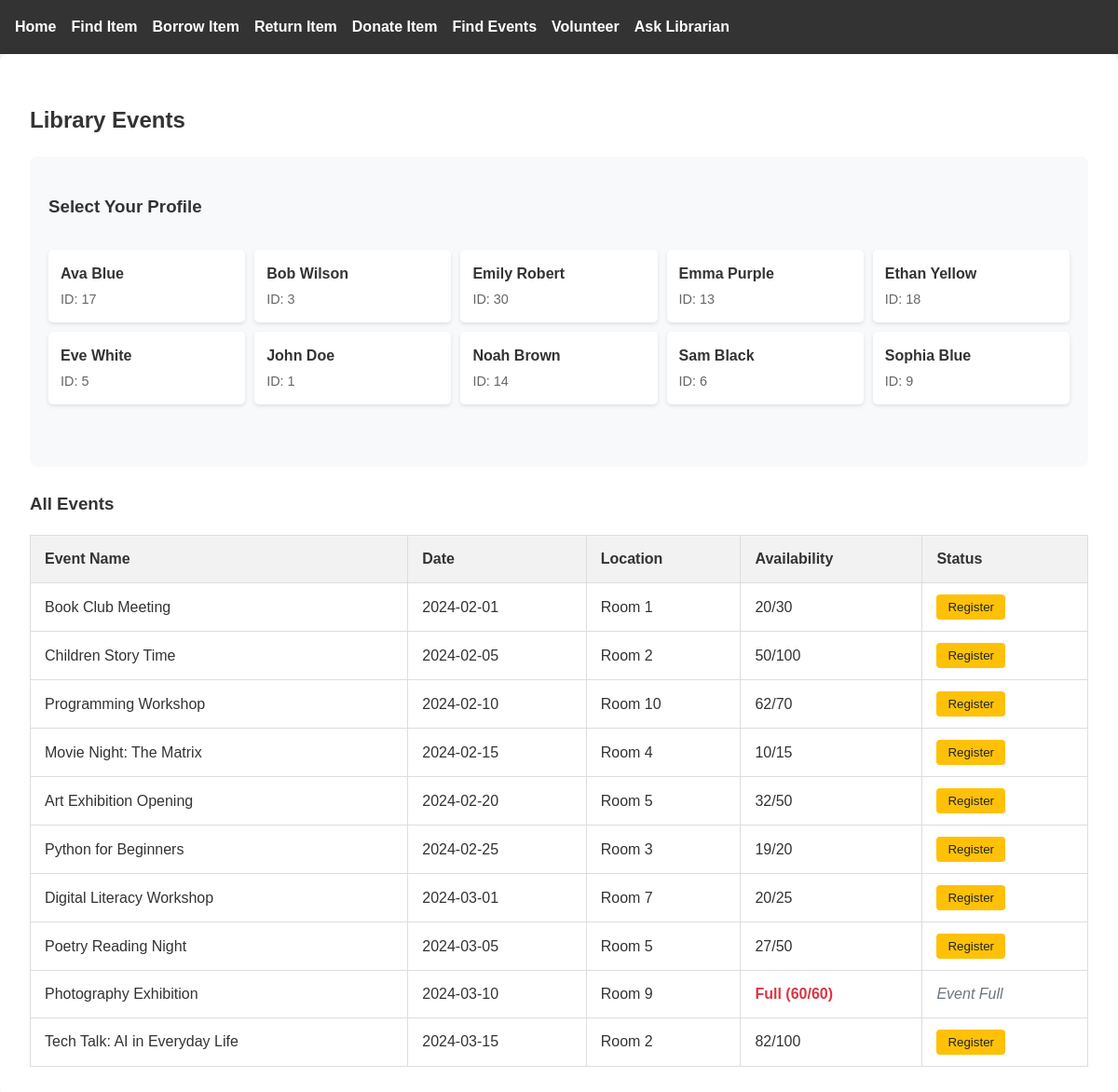
The app's page /find-events, older data.
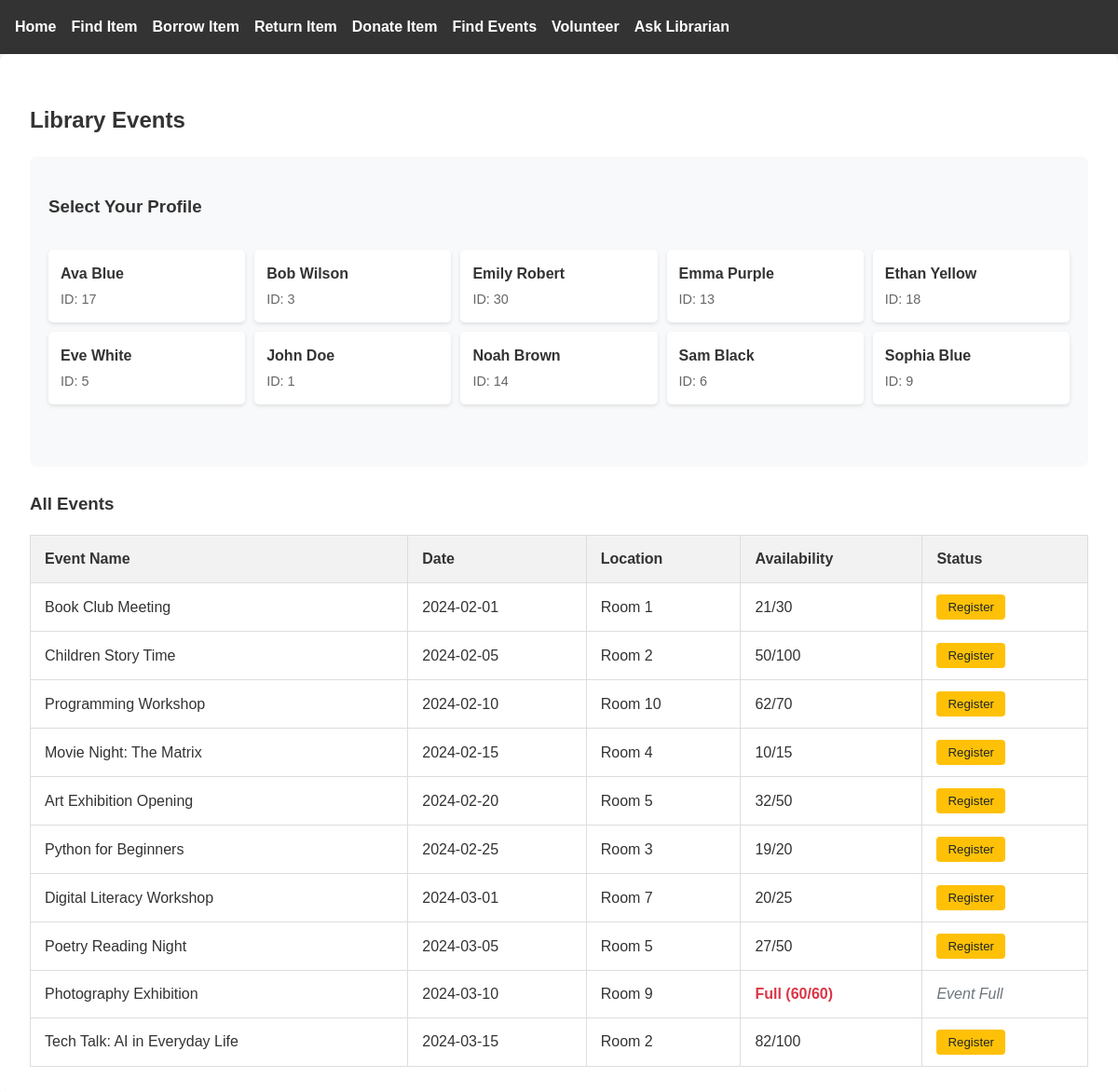
The same page, newer data.
### tables this page shows
CREATE TABLE Person (
            PersonID INTEGER PRIMARY KEY AUTOINCREMENT, 
            Name TEXT NOT NULL, 
            Address TEXT, 
            PhoneNumber TEXT, 
            Email TEXT UNIQUE, 
            Role TEXT NOT NULL 
            CHECK (Role IN ('Member', 'Librarian', 'Volunteer'))
        );

CREATE TABLE Event (
            EventID INTEGER PRIMARY KEY AUTOINCREMENT,
            EventName TEXT NOT NULL,
            EventDate DATE NOT NULL,
            Attendance INTEGER NOT NULL,
            MaxCapacity INTEGER NOT NULL DEFAULT 20,
            RoomID INTEGER,
            FOREIGN KEY (RoomID) REFERENCES LibraryRoom(RoomID)
    );

### app.py (the view, shortened to what this page needs)
@app.route('/find-events', methods=['GET', 'POST'])
def find_events():
    conn = get_db_connection()
    members = conn.execute("""
        SELECT p.PersonID, p.Name
        FROM Person p
        JOIN Member m ON p.PersonID = m.MemberID
        WHERE p.Role = 'Member'
        ORDER BY p.Name
    """).fetchall()
    selected_member = None
    search_term = ''
    events = []
    if not events:
        events = conn.execute("""
            SELECT *, (Attendance >= MaxCapacity) AS IsFull
            FROM Event
            ORDER BY EventDate
        """).fetchall()
    conn.close()
    return render_template('find_events.html',
                           members=members,
                           events=events,
                           selected_member=selected_member,
                           search_term=search_term)

### app.py (called while the page is built)
def get_db_connection():
    print("Connecting to database...")
    conn = sqlite3.connect('354_mini_project.db')
    conn.row_factory = sqlite3.Row
    return conn

### templates/find_events.html (shortened to what this page needs)
{% extends "base.html" %}
{% block content %}
<h2>Library Events</h2>
<div class="member-section">
    <h3>Select Your Profile</h3>
    <form method="POST" id="memberForm">
        <div class="member-grid">
            {% for member in members %}
            <div class="member-card {% if selected_member == member['PersonID']|string %}selected{% endif %}">
                <label for="member_{{ member['PersonID'] }}">
                    <span class="member-name">{{ member['Name'] }}</span>
                    <span class="member-id">ID: {{ member['PersonID'] }}</span>
                </label>
            </div>
            {% endfor %}
        </div>
    </form>
</div>
{% if events %}
<div class="events-section">
    <h3>{% if search_term %}Search Results{% else %}All Events{% endif %}</h3>
    <table class="events-table">
        <thead>
            <tr>
                <th>Event Name</th>
                <th>Date</th>
                <th>Location</th>
                <th>Availability</th>
                <th>Status</th>
            </tr>
        </thead>
        <tbody>
            {% for event in events %}
            <tr>
                <td>{{ event['EventName'] }}</td>
                <td>{{ event['EventDate'] }}</td>
                <td>Room {{ event['RoomID'] }}</td>
                <td>
                    {% if event['IsFull'] %}
                        <span class="text-danger">Full ({{ event['Attendance'] }}/{{ event['MaxCapacity'] }})</span>
                    {% else %}
                        {{ event['Attendance'] }}/{{ event['MaxCapacity'] }}
                    {% endif %}
                </td>                <td>
                    {% if event['IsRegistered'] %}
                    <div class="registration-actions">
                        <span class="status-registered">Registered ✓</span>
                        <form method="POST" class="unregister-form">
                            <input type="hidden" name="member_id" value="{{ selected_member }}">
                            <input type="hidden" name="event_id" value="{{ event['EventID'] }}">
                            <input type="hidden" name="search_term" value="{{ search_term if search_term }}">
                            <input type="hidden" name="action" value="unregister">
                            <button type="submit" class="btn-unregister">Unregister</button>
                        </form>
                    </div>
                    {% else %}
                    {% if event['IsFull'] %}
                    <span class="text-muted">Event Full</span>
                    {% else %}
                    <form method="POST" class="register-form" id="registerForm{{ event['EventID'] }}">
                        <button type="submit" class="btn-register">Register</button>
                    </form>
                    {% endif %}
                    {% endif %}
                </td>
            </tr>
            {% endfor %}
        </tbody>
    </table>
</div>
{% else %}
<p class="no-events">No events found{% if search_term %} matching "{{ search_term }}"{% endif %}.</p>
{% endif %}
{% endblock %}

### templates/base.html (shortened to what this page needs)
<!DOCTYPE html>
<html>
<head>
    <link rel="stylesheet" href="{{ url_for('static', filename='styles.css') }}">
</head>
<body>
    <nav>
        <ul>
            <li><a href="/">Home</a></li>
            <li><a href="/find-item">Find Item</a></li>
            <li><a href="/borrow-item">Borrow Item</a></li>
            <li><a href="/return-item">Return Item</a></li>
            <li><a href="/donate-item">Donate Item</a></li>
            <li><a href="/find-events">Find Events</a></li>
            <li><a href="/volunteer">Volunteer</a></li>
            <li><a href="/ask-help">Ask Librarian</a></li>
        </ul>
    </nav>
    <div class="container">
        {% block content %}{% endblock %}
    </div>
</body>
</html>

### static/styles.css (style rules this page uses)
body { font-family: Arial, sans-serif; margin: 0; padding: 0; background-color: #f9f9f9; color: #333; line-height: 1.6; }
nav { background-color: #333; padding: 1rem; }
nav ul { list-style: none; margin: 0; padding: 0; display: flex; gap: 1rem; }
nav a { color: white; text-decoration: none; font-weight: bold; transition: color 0.3s ease-in-out; }
.container { max-width: 1200px; margin: 0 auto; padding: 2rem; background: white; border-radius: 8px; box-shadow: 0 0 10px rgba(0, 0, 0, 0.1); }
table { width: 100%; border-collapse: collapse; margin-top: 1rem; background: white; }
th, td { border: 1px solid #ddd; padding: 10px; text-align: left; }
th { background-color: #f2f2f2; font-weight: bold; }
form { margin: 2rem 0; display: flex; flex-direction: column; gap: 1rem; }
input, button { padding: 0.75rem; border: 1px solid #ccc; border-radius: 4px; }
button { background-color: #333; color: white; cursor: pointer; transition: background 0.3s ease-in-out; }

### templates/find_events.html (style rules this page uses)
.member-section { background: #f8f9fa; padding: 20px; border-radius: 8px; margin-bottom: 25px; }
.member-grid { display: grid; grid-template-columns: repeat(auto-fill, minmax(200px, 1fr)); gap: 10px; margin-bottom: 15px; }
.member-card { background: white; border-radius: 5px; padding: 12px; box-shadow: 0 2px 4px rgba(0,0,0,0.1); transition: all 0.2s ease; cursor: pointer; border: 1px solid transparent; }
.member-card label { display: block; cursor: pointer; margin: 0; }
.member-name { display: block; font-weight: bold; margin-bottom: 3px; }
.member-id { display: block; font-size: 0.9em; color: #666; }
.text-danger { color: #dc3545; font-weight: bold; }
.text-muted { color: #6c757d; font-style: italic; }
.events-table { width: 100%; border-collapse: collapse; margin-top: 15px; }
.events-table th, .events-table td { padding: 12px 15px; text-align: left; border-bottom: 1px solid #ddd; }
.events-table th { background-color: #f2f2f2; font-weight: bold; }
.btn-register { background: #ffc107; color: #212529; border: none; padding: 6px 12px; border-radius: 4px; cursor: pointer; }
.register-form, .unregister-form { margin: 0; display: inline; }

Row changes from the older to the newer data that the page shows:
changed Event "Book Club Meeting": Attendance "20" → "21"
